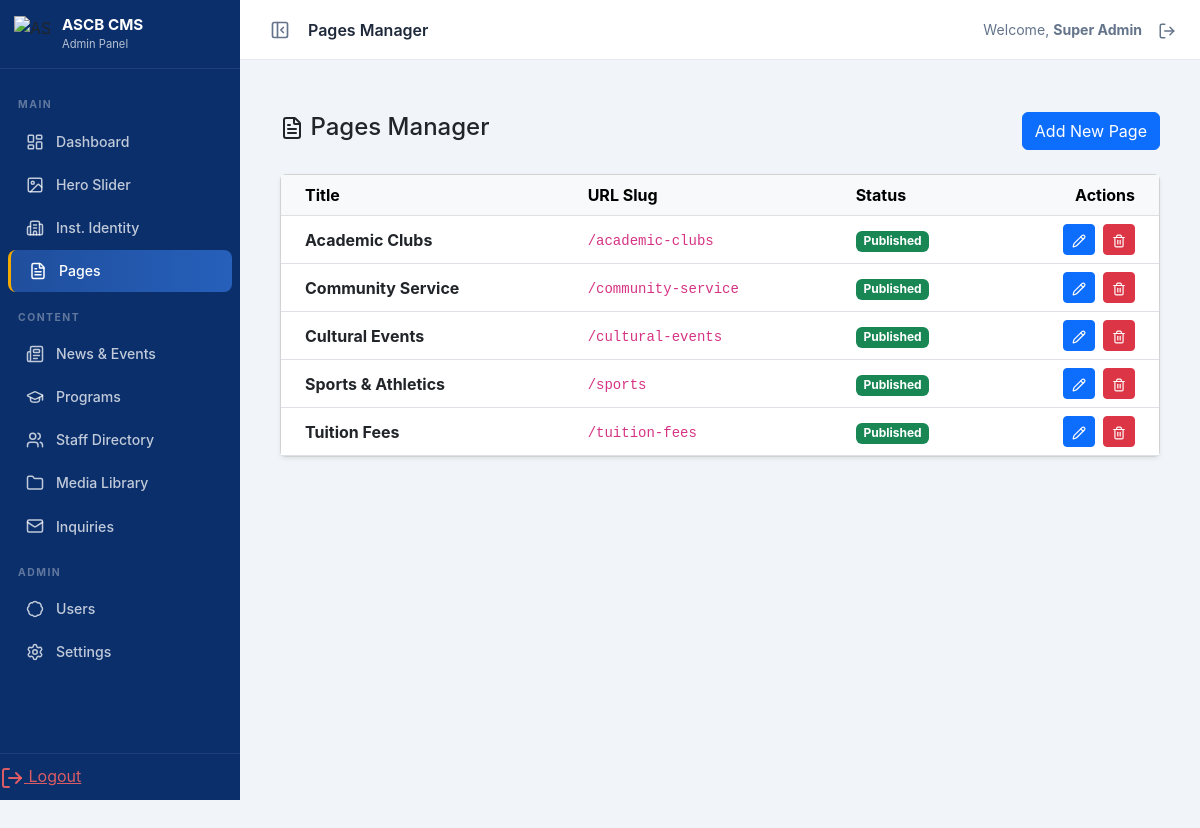
/admin/modules/pages/index.php (signed in), run on the app's committed database.
### tables this page shows
CREATE TABLE `pages` (
  `id` int(11) NOT NULL,
  `slug` varchar(100) NOT NULL,
  `title` varchar(255) NOT NULL,
  `body` longtext DEFAULT NULL,
  `meta_title` varchar(255) DEFAULT NULL,
  `meta_description` text DEFAULT NULL,
  `is_published` tinyint(1) DEFAULT 1,
  `created_at` timestamp NOT NULL DEFAULT current_timestamp(),
  `updated_at` timestamp NOT NULL DEFAULT current_timestamp() ON UPDATE current_timestamp()
);

### app/core/Database.php (called while the page is built, shortened)
<?php
class Database {
    private $host = DB_HOST;
    private $user = DB_USER;
    private $pass = DB_PASS;
    private $dbname = DB_NAME;
    private $dbh;
    private $stmt;
    private static $instance = null;
    private function __construct() {
        $dsn = 'mysql:host=' . $this->host . ';dbname=' . $this->dbname;
        $options = array(
            PDO::ATTR_PERSISTENT => false,
            PDO::ATTR_ERRMODE => PDO::ERRMODE_EXCEPTION,
            PDO::ATTR_DEFAULT_FETCH_MODE => PDO::FETCH_OBJ
        );
        try {
            $this->dbh = new PDO($dsn, $this->user, $this->pass, $options);
        } catch(PDOException $e) {
            $this->error = $e->getMessage();
            echo "Database Connection Error: " . $this->error;
        }
    }
    public static function getInstance() {
        if (self::$instance == null) {
            self::$instance = new Database();
        }
        return self::$instance;
    }
    public function query($sql) {
        $this->stmt = $this->dbh->prepare($sql);
    }
    public function execute() {
        return $this->stmt->execute();
    }
    public function resultSet() {
        $this->execute();
        return $this->stmt->fetchAll();
    }
}

### public_html/admin/modules/pages/index.php (the view, shortened to what this page needs)
<?php
require_once '../../../../app/core/Database.php';
$db = Database::getInstance();
$db->query('SELECT * FROM pages ORDER BY title ASC');
$pages = $db->resultSet();
?>
<?php
require_once __DIR__ . '/../../partials/header.php';
require_once __DIR__ . '/../../partials/sidebar.php';
?>
<main class="main-content" id="mainContent">
<div class="container-fluid py-4">
    <div class="d-flex justify-content-between align-items-center mb-4">
        <h4><i data-lucide="file-text"></i> Pages Manager</h4>
        <div>
            <button class="btn btn-primary" data-bs-toggle="modal" data-bs-target="#addPageModal">Add New Page</button>
        </div>
    </div>
    <div class="card shadow-sm">
        <div class="card-body p-0">
            <table class="table table-hover mb-0 align-middle">
                <thead class="table-light">
                    <tr>
                        <th class="ps-4">Title</th>
                        <th>URL Slug</th>
                        <th>Status</th>
                        <th class="text-end pe-4">Actions</th>
                    </tr>
                </thead>
                <tbody>
                    <?php foreach($pages as $page): ?>
                    <tr>
                        <td class="ps-4"><strong><?php echo htmlspecialchars($page->title); ?></strong></td>
                        <td><code>/<?php echo htmlspecialchars($page->slug); ?></code></td>
                        <td>
                            <?php if($page->is_published): ?>
                                <span class="badge bg-success">Published</span>
                            <?php else: ?>
                                <span class="badge bg-secondary">Draft</span>
                            <?php endif; ?>
                        </td>
                        <td class="text-end pe-4">
                            <button class="btn btn-sm btn-primary me-1" onclick='editPage(<?php echo json_encode($page); ?>)'>
                                <i data-lucide="pencil" style="width:14px;height:14px;"></i>
                            </button>
                            <form action="" method="POST" class="d-inline" onsubmit="return confirm('Delete this page?');">
                                <button type="submit" class="btn btn-sm btn-danger"><i data-lucide="trash-2" style="width:14px;height:14px;"></i></button>
                            </form>
                        </td>
                    </tr>
                    <?php endforeach; ?>
                </tbody>
            </table>
        </div>
    </div>
</div>
</main>
<?php require_once __DIR__ . '/../../partials/footer.php'; ?>

### public_html/admin/partials/header.php (style rules this page uses)
:root { --sidebar-width: 240px; --sidebar-collapsed-width: 64px; --sidebar-bg: #0B2F6B; --sidebar-hover: #1F4E9C; --topbar-height: 60px; --gold: #F2A900; --transition: 0.28s cubic-bezier(.4,0,.2,1); }
* { box-sizing: border-box; }
body { font-family: 'Inter', sans-serif; background: #f1f4f9; margin: 0; }
.main-content { margin-left: var(--sidebar-width); margin-top: var(--topbar-height); padding: 28px; transition: margin-left var(--transition); min-height: 100vh; }

### data on the page
pages: title "Academic Clubs", slug "academic-clubs", is_published "Published"
pages: title "Community Service", slug "community-service", is_published "Published"
pages: title "Cultural Events", slug "cultural-events", is_published "Published"
pages: title "Sports & Athletics", slug "sports", is_published "Published"
pages: title "Tuition Fees", slug "tuition-fees", is_published "Published"

### other printed values
$page_title "Pages Manager"
$_SESSION['admin_full_name'] "Super Admin"
